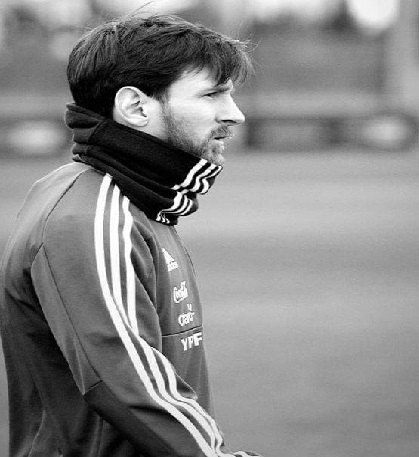
#> input picture Computer Vision/Images/messi.jpg, 419 x 457 px, found by its file name
$ python 'Inserting Non-Rect ROI into Images.py'
#> lines starting #> are read from the running program, lines starting #| are printed output that depends on the picture; after the words box and inside, x2 and y2 are one past the last pixel; in counts of white or black regions, pixels touching at a corner belong together
import cv2
import numpy as np
import sys

#Read the images from the Images folder
img1 = cv2.imread(".\Images\messi.jpg", cv2.IMREAD_GRAYSCALE)
#> img1 is the input picture: shape (457, 419); min 0, max 255, mean 135.1
img2 = cv2.imread(".\Images\soccerball.jpg", cv2.IMREAD_GRAYSCALE)
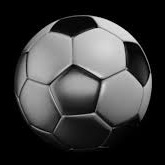
#> input picture Computer Vision/Images/soccerball.jpg, 165 x 165 px, found by its file name
#> img2 is the input picture: shape (165, 165); min 0, max 240, mean 59.1

#Extracting rows, columns and channels of the second image (Soccerball)
rows, cols = img2.shape
#> rows = 165; cols = 165
print(rows, cols)
#| 165 165

#Using these rows we can extract the amount of ROI we need from other image
x,y = 250, 150 #Coordinates where we need to paste the image
ROI = img1[y:rows+y, x:cols+x]
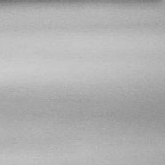
#> ROI: shape (165, 165); min 113, max 206, mean 176.4
#cv2.imshow('ROI', ROI)
#cv2.waitKey(0)

#Creating mask and mask inverse from the second image (Mask would contain image to be moved while mask inverse will contain everything not to move)
thresh_val = 5
thresh_max = 255
thresh_type = cv2.THRESH_BINARY

ret, mask = cv2.threshold(img2, thresh_val, thresh_max, thresh_type)
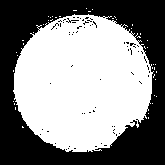
#> mask: shape (165, 165); 54.3% white; 68 black regions (67 under 20 px), largest, box (x1, y1, x2, y2) and area: (0, 0, 165, 165) 12246
#> ret = 5
mask_inv = cv2.bitwise_not(mask) #Includes all pixels not included in mask

#Removing the part where to put soccerball in img1
img1_bg = cv2.bitwise_and(ROI, ROI, mask = mask_inv)
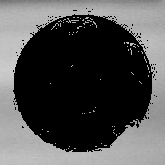
#> img1_bg: shape (165, 165); min 0, max 205, mean 79.4

#Displaying the bitmask for ROI
cv2.imshow('Image1 BG Mask', img1_bg)

#Extracting region to put in image1 from image2
img2_fg = cv2.bitwise_and(img2, img2, mask = mask)

#Displaying the bitmask for ROI
cv2.imshow('Image2 FG Mask', img2_fg)
cv2.waitKey(0)

#Displaying both images individually
cv2.imshow('Messi', img1)
cv2.imshow('Football', img2)
cv2.waitKey(0)

#Adding the background and foreground and modifying image1 by putting the image in it
dst =  cv2.add(img1_bg, img2_fg)
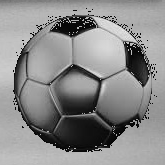
#> dst: shape (165, 165); min 6, max 240, mean 138.3
img1[y:rows+y, x:cols+x] = dst
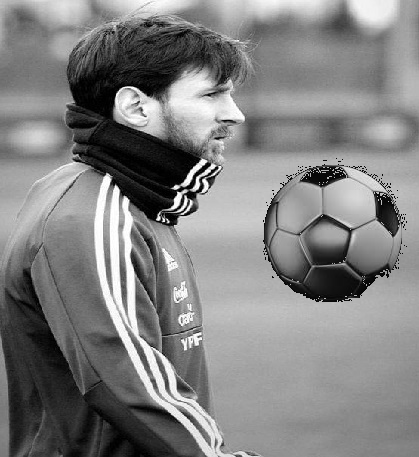
#> img1: shape (457, 419); 7.69% of pixels changed, all inside (x1, y1, x2, y2) = (263, 158, 407, 302)

#Displaying the modified image
cv2.imshow('Modified Messi', img1)
cv2.waitKey(0)
cv2.destroyAllWindows()
